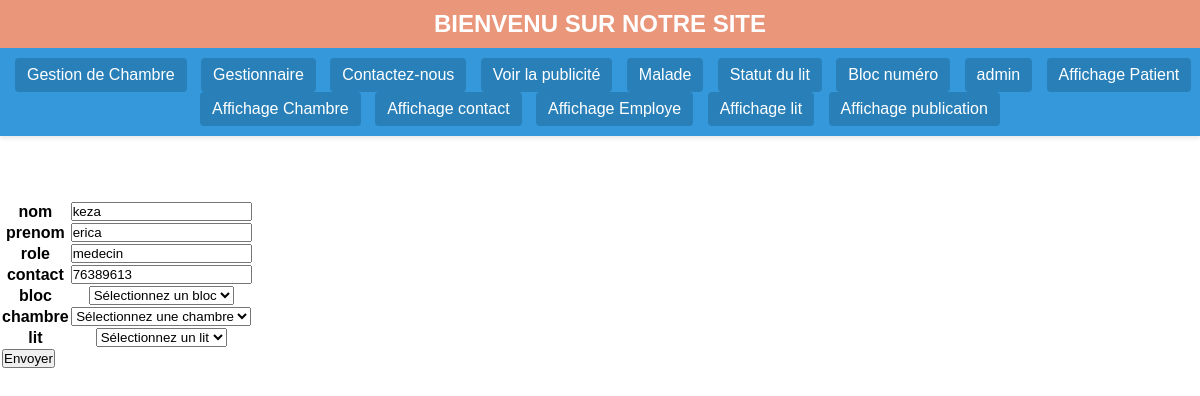
The app's page /getion_chambre_lit/admin/modifieemploye.php?mod=2 with its own data.
### tables this page shows
CREATE TABLE `employe` (
  `id_employe` int(11) NOT NULL,
  `nom` varchar(50) DEFAULT NULL,
  `prenom` varchar(50) DEFAULT NULL,
  `role` varchar(30) DEFAULT NULL,
  `contact` varchar(15) DEFAULT NULL,
  `id_bloc` int(11) DEFAULT NULL,
  `id_ch` int(11) DEFAULT NULL,
  `id_lit` int(15) DEFAULT NULL
);

### getion_chambre_lit/admin/Modifieemploye.php (the view, shortened to what this page needs)
<!DOCTYPE html>
<html lang="en">
<head>
<?php
include "connexion.php";
?>
<?php
$affichageemploye = $bdd->query("select * from employe as emp join bloc as bl on emp.id_bloc= bl.id_bloc join lit as li on emp.id_lit=li.id_lit join chambre as ch on ch.id_chambre=emp.id_ch where id_employe='".$_GET['mod']."'");
$datarecup=$affichageemploye->fetch();
?>
</head>
<body>
    <?php include "Accueil.php";?>
<form method="POST" action="">
<table>
<tr>
<th>nom</th>
<th><input type="text" value="<?php echo $datarecup["nom"]?>" name="nom" required></th>
</tr>
<th>prenom</th>
<th><input type="text" value="<?php echo $datarecup["prenom"]?>" name="prenom" required></th>
<th>role</th>
<th><input type="text" value="<?php echo $datarecup["role"]?>" name="role" required></th>
<th>contact</th>
<th><input type="text" value="<?php echo $datarecup["contact"]?>" name="contact" required></th>
<tr>
  <th>bloc</th>
  <th>
            <select name="bloc" required>
            <option value="" disabled selected>Sélectionnez un bloc</option>
            </select>
  </th>
</tr>
<tr>
  <th>chambre</th>
        <th>
                <select name="chambre" required>
                    <option value="" disabled selected>Sélectionnez une chambre</option>
                </select>
        </th>
</tr>
<tr>
  <th>lit</th>
        <th>
                <select name="lit" required>
                    <option value="" disabled selected>Sélectionnez un lit</option>
                </select>
        </th>
</tr>
<tr>
<td><input type="submit" value="Envoyer" name="envoyer"></td>
</tr>
</table>
</form>
</body>
</html>

### getion_chambre_lit/admin/Modifieemploye.php (style rules this page uses)
form { margin-top:100px; }

### getion_chambre_lit/admin/Accueil.php (style rules this page uses)
* { margin: 0; padding: 0; box-sizing: border-box; }
body { font-family: Arial, sans-serif; padding-top: 100px; flex:1; }

### records on screen
employe: nom "keza", prenom "erica", role "medecin", contact "76389613"
